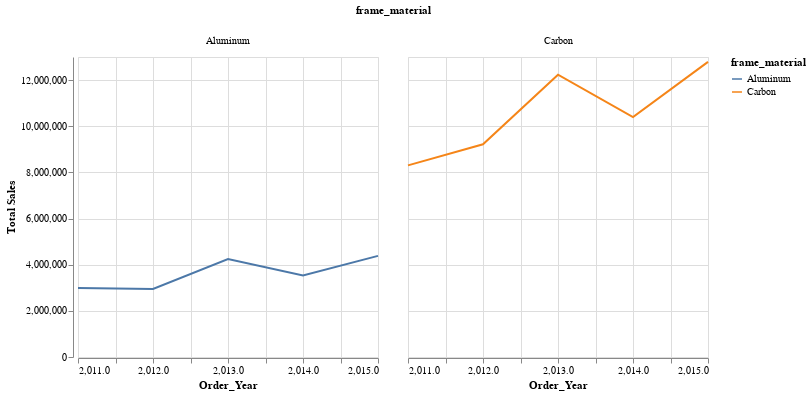

Source (notebook cell):
### Code cell
# produce facte plot by Material 
source = sales_mat_tbl

line = alt.Chart(source).mark_line().encode(
    x = 'Order_Year',
    y = 'Total Sales',
    color = 'frame_material'
).properties(
    width = 300,
    height = 300
).facet(column = 'frame_material')

line

#line.facet('frame material')

### Figure 1 — Vega-Lite specification as saved in the notebook (floating-point values rounded to 4 significant figures)
{"config": {"view": {"continuousWidth": 400, "continuousHeight": 300}}, "data": {"name": "data-0296db34ee4921a41fffa771eb053183"}, "facet": {"column": {"type": "nominal", "field": "frame_material"}}, "spec": {"mark": "line", "encoding": {"color": {"type": "nominal", "field": "frame_material"}, "x": {"type": "quantitative", "field": "Order_Year"}, "y": {"type": "quantitative", "field": "Total Sales"}}, "height": 300, "width": 300}, "$schema": "https://vega.github.io/schema/vega-lite/v4.8.1.json", "datasets": {"data-0296db34ee4921a41fffa771eb053183": [{"frame_material": "Aluminum", "Order_Year": 2011, "Total Sales": 2988000.0}, {"frame_material": "Aluminum", "Order_Year": 2012, "Total Sales": 2946000.0}, {"frame_material": "Aluminum", "Order_Year": 2013, "Total Sales": 4247000.0}, {"frame_material": "Aluminum", "Order_Year": 2014, "Total Sales": 3529000.0}, {"frame_material": "Aluminum", "Order_Year": 2015, "Total Sales": 4381000.0}, {"frame_material": "Carbon", "Order_Year": 2011, "Total Sales": 8304000.0}, {"frame_material": "Carbon", "Order_Year": 2012, "Total Sales": 9217000.0}, {"frame_material": "Carbon", "Order_Year": 2013, "Total Sales": 12230000.0}, {"frame_material": "Carbon", "Order_Year": 2014, "Total Sales": 10390000.0}, {"frame_material": "Carbon", "Order_Year": 2015, "Total Sales": 12790000.0}]}}
